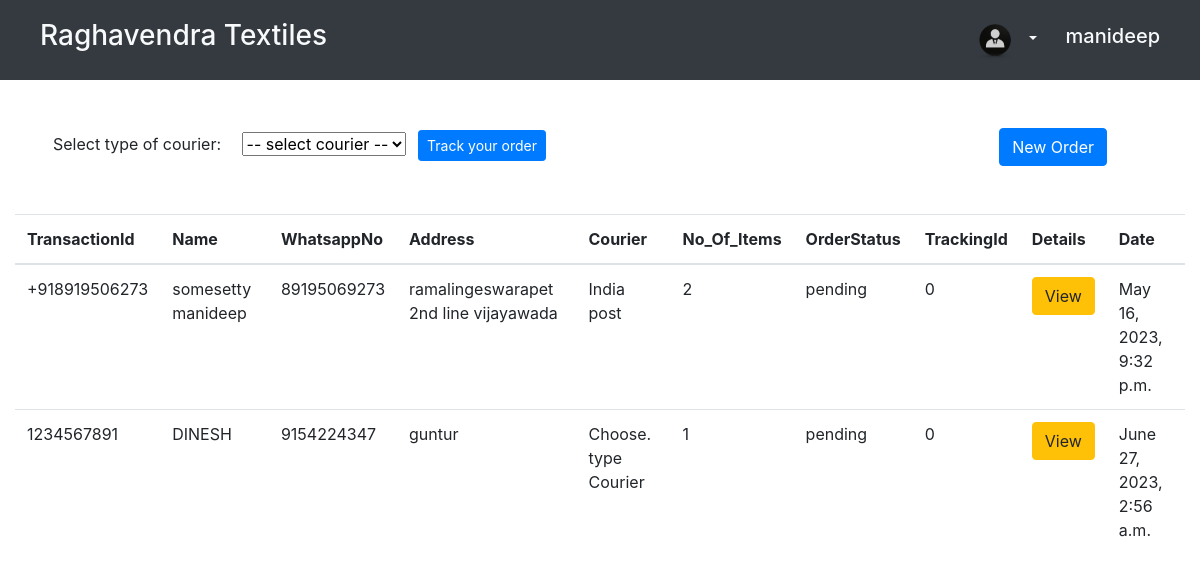
/orders/ (signed in), run on the app's committed database.
### textiles/models.py (models this page shows, shortened)
class Orders(models.Model):
    OrderID = models.AutoField(primary_key=True)
    Name  = models.CharField(max_length=30,null=True, blank=True)
    WhatsappNo = models.IntegerField(null=True, blank=True)
    ContactNo = models.IntegerField(null=True, blank=True)
    Address = models.CharField(max_length=250, blank=False)
    street_name = models.CharField(max_length=255,null=True, blank=True)
    city = models.CharField(max_length=255,null=True, blank=True)
    state = models.CharField(max_length=255,null=True, blank=True)
    postal_code = models.CharField(max_length=10,null=True, blank=True)
    Courier = models.CharField(max_length=30, blank=False)
    TransactionId = models.CharField(max_length=25,default=0,null=True, blank=True)
    TrackingId = models.CharField(max_length=10,default=0,null=True, blank=True)
    No_Of_Items = models.IntegerField(null=True, blank=True)
    item_color = models.CharField(max_length=10,null=True, blank=True)
    item_size = models.CharField(max_length=10,null=True, blank=True)
    file = models.FileField()
    STATUS_CHOICES = (
        ('Pending', 'Pending'),
        ('Approved', 'Approved'),
        ('Rejected', 'Rejected'),
        ('Production', 'Production'),
        ('Delivery', 'Delivery'),
        ('completed', 'completed'),
    )
    OrderStatus = models.CharField(max_length=20, choices=STATUS_CHOICES, default='pending')
    Date = models.DateTimeField(default=datetime.now())
    user = models.ForeignKey(User, on_delete=models.CASCADE, default=1)

### textiles/views.py (the view, shortened to what this page needs)
# urls.py: path('orders/',orders, name='orders'),
@login_required
def orders(request):
    tracking_id = ''
    unique_orders = []
    orders_list = Orders.objects.filter(user=request.user).values_list('TransactionId', flat=True).distinct()
    for transaction_id in orders_list:
        order = Orders.objects.filter(user=request.user, TransactionId=transaction_id).first()
        unique_orders.append(order)
    view_orders_list = Orders.objects.all()
    return render(request ,"uifiles/orders.html" ,{"orders_list":unique_orders,"view_orders_list":view_orders_list})

### templates/uifiles/orders.html (shortened to what this page needs)
{% extends 'uifiles/base.html' %}
{% load static %}
{% block content %}
  <nav class="navbar navbar-expand-lg navbar-dark bg-dark">
    <div class="container-fluid px-2 px-md-4">
        <div class="navbar-brand">
            <h3 class="text-light">Raghavendra Textiles</h3>
        </div>
        <div class="d-flex align-items-center">
            <div class="dropdown mr-3">
                <button class="btn btn-transparent text-light dropdown-toggle" type="button" id="dropdownMenuButton" data-toggle="dropdown" aria-haspopup="true" aria-expanded="false">
                    <img src="{% static 'images/profile-icon.png' %}" class="profile-img" alt="IMG">
                </button>
            </div>
            <h5 class="text-light">{{ request.user }}</h5>
        </div>
    </div>
</nav>
   <div class="container d-flex" style="display: flex;justify-content: space-between;align-items: center;">
    <diV>
    <label for="courier" class="mx-2">Select type of courier:</label>
    <select name="courier" id="courier" class="mx-2">
      <option value="" selected> -- select courier -- </option>
    </select>
    <button class="btn btn-primary btn-sm" onclick="SelectedOption()">Track your order</button>
  </diV>
    <div class="d-flex justify-content-end mt-5 mb-5 px-5">
        <button class="btn btn-primary" data-toggle="modal" data-target="#staticBackdrop">New Order</button>
    </div>
  </div>
  <div class="container-fluid">
    <div class="table-responsive">
        <table class="table table-hover">
            <thead>
                <tr>
                    <th scope="col">TransactionId</th>
                    <th scope="col">Name</th>
                    <th scope="col">WhatsappNo</th>
                    <th scope="col">Address</th>
                    <th scope="col">Courier</th>
                    <th scope="col">No_Of_Items</th>
                    <th scope="col">OrderStatus</th>
                    <th scope="col">TrackingId</th>
                    <th scope="col">Details</th>
                    <th scope="col">Date</th>
                </tr>
            </thead>
            <tbody>
                {% for item in orders_list %}
                    <tr>
                        <td>{{ item.TransactionId }}</td>
                        <td>{{ item.Name }}</td>
                        <td>{{ item.WhatsappNo }}</td>
                        <td>{{ item.Address }}</td>
                        <td>{{ item.Courier }}</td>
                        <td>{{ item.No_Of_Items }}</td>
                        <td>{{ item.OrderStatus }}</td>
                        <td>{{ item.TrackingId }}</td>
                        <td>
                            <button class="btn btn-warning" data-toggle="modal" data-target="#viemyorders{{ item.TransactionId }}">View</button>
                        </td>
                        <td>{{ item.Date }}</td>
                    </tr>
                {% endfor %}
            </tbody>
        </table>
    </div>
</div>
{% endblock %}

### static/css/main.css (style rules this page uses)
* { margin: 0px; padding: 0px; box-sizing: border-box; }
body, html { height: 100%; font-family: Poppins-Regular, sans-serif; }
h1,h2,h3,h4,h5,h6 { margin: 0px; }
button { outline: none !important; border: none; background: transparent; }

### data on the page
Orders: TransactionId "+918919506273", Name "somesetty manideep", WhatsappNo "89195069273", Address "ramalingeswarapet 2nd line vijayawada", Courier "India post", No_Of_Items "2", OrderStatus "pending", TrackingId "0", Date "May 16, 2023, 9:32 p.m."
Orders: TransactionId "1234567891", Name "DINESH", WhatsappNo "9154224347", Address "guntur", Courier "Choose. type Courier", No_Of_Items "1", OrderStatus "pending", TrackingId "0", Date "June 27, 2023, 2:56 a.m."

### other printed values
{{ request.user }} "manideep"
